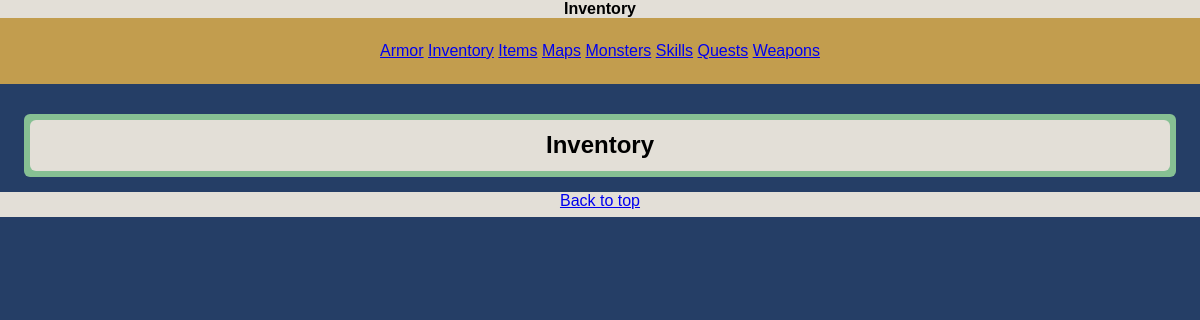
The app's page /inventory.php, older data.
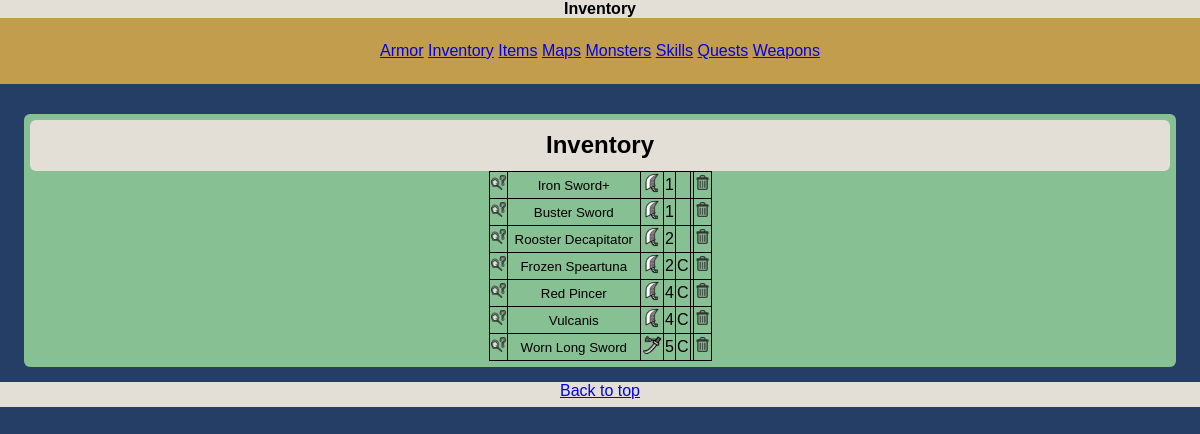
The same page, newer data.
### tables this page shows
CREATE TABLE IF NOT EXISTS `armory` (
  `id` int(5) NOT NULL,
  `weaponTypeId` int(5) NOT NULL,
  `name` varchar(80) NOT NULL,
  `created` int(1) NOT NULL,
  `final` int(1) NOT NULL,
  `rare` int(2) NOT NULL,
  PRIMARY KEY (`id`),
  UNIQUE KEY `id` (`id`),
  UNIQUE KEY `name` (`name`)
);

### assets/modules/inventory/query.php (called while the page is built)
<?php
    $sql = 'SELECT *
            FROM armory';
    $armoryTableResult = mysqli_query($mysqli,$sql) or die(mysqli_error($mysqli) . '; armory table error');
?>

### assets/modules/inventory/table.php (the view)
<table class='data wish'>
    <?php
        while($row=mysqli_fetch_array($armoryTableResult))
        {
            if($row['created']==1){
                $created='C';
            } else {
                $created='';
            }
            if($row['final']==1){
                $final='F';
            } else {
                $final='';
            }
            echo("<tr>")
                ."<td><input type='image' name='searchClick' onclick = 'this.form.submit()' src=assets/resources/ui/search.png height='15' width='15'  value='".$row['name']."'>"
                .'<td><input type="submit" name="weaponPath" value="'.$row['name'].'" class="button" >'
                .'<td><img src=assets/resources/weapons/'.$row['weaponTypeId'].'.png height="20" width="20">'
                .'<td>'.$row['rare']
                .'<td>'.$created
                .'<td>'.$final
                ."<td><input type='image' name='armoryDelete' onclick = 'this.form.submit()' src=assets/resources/ui/delete.png height='15' width='15' value=".$row['id'].">";
        }
    ?>
</table>

### inventory.php (shortened to what this page needs)
<!DOCTYPE html>
<html>
<head>
    <?php require_once('assets/modules/general/header.php'); ?>
</head>
<body>
    <div id='title'>
        Inventory
    </div>
    <div id='navigation'>
    </div>
    <form method=POST name="form">
        <?php
            require_once('assets/modules/general/db_connect.php');
        ?>
        <div id='wrapper'>
            <div id='main'>
                <H2>Inventory</H2>
                <?php
                    require_once('assets/modules/inventory/query.php');
                    require_once('assets/modules/inventory/table.php');
                ?>
            </div>
        </div>
        <div id='footer'>
            <a href='#top'>Back to top</a>
        </div>
    </form>
</body>
</html>

### assets/modules/general/header.php (shortened to what this page needs)
<link rel="stylesheet" href="assets/stylesheets/mobile.css" type="text/css" media="only screen and (max-width: 550px)" />
<link rel="stylesheet" href="assets/stylesheets/main.css" type="text/css" media="only screen and (min-width: 551px)" />

### assets/stylesheets/mobile.css (style rules this page uses)
html, body { margin:0; height:100%; font:1em Verdana, Geneva, sans-serif; background:#253E66; }
th, td { border-bottom: 1px solid black; border-top: 1px solid black; }
h2 { background:#E3DFD7; margin: 0; margin-bottom:1%; font-size:0.5em; }
img { max-width:100%; height: auto; }
.data { border: 1px solid black; border-bottom: 1px solid black; border-top: 1px solid black; width:100% !important; border-collapse: collapse; font-size:100%; }
.button { border:none; background:inherit; font-size:inherit; margin:0; }
#navigation { background:#C29D4E; padding: 2%; text-align: center; font-size: 1.5em; margin-bottom:1.5%; }
#title { background:#E3DFD7; text-align: center; font-weight: bold; }
#aside, #section, #main { text-align: center; background:#86C093; margin-bottom:1.5%; padding-bottom:1.5%; }
#wrapper { min-height:100%; position:relative; margin: 0 auto; overflow:auto; width:100%; }
#footer { width:100%; height:2.5%; position:relative; background:#E3DFD7; bottom:0; left:0; text-align: center; margin-top:1.5%; }

### assets/stylesheets/main.css (style rules this page uses)
html, body { margin:0; height:100%; font:1em Verdana, Geneva, sans-serif; background:#253E66; }
h2 { background:#E3DFD7; border-radius: 6px; padding: 1%; margin:0; }
img { max-width:100%; height: auto; }
.data, th, td { border: 1px solid black; max-width:98%; margin: 0 1%; border-collapse: collapse; margin-left:auto; margin-right:auto; }
.button { border:none; background:#86C093; }
#navigation { background:#C29D4E; padding: 2%; text-align: center; font-size: 1em; margin-bottom:2.5%; }
#title { background:#E3DFD7; text-align: center; font-weight: bold; }
#aside, #section, #main { border-radius: 6px; text-align: center; padding:0.5%; background:#86C093; margin-right:2%; margin-left:2%; }
#wrapper { min-height:100%; position:relative; margin: 0 auto; overflow:auto; width:100%; }
#footer { width:100%; height:25px; position:relative; background:#E3DFD7; bottom:0; left:0; text-align: center; margin-top:15px; }

Row changes from the older to the newer data that the page shows:
added armory: weaponPath "Iron Sword+", rare "1"
added armory: weaponPath "Buster Sword", rare "1"
added armory: weaponPath "Rooster Decapitator", rare "2"
added armory: weaponPath "Frozen Speartuna", rare "2", created "C"
added armory: weaponPath "Red Pincer", rare "4", created "C"
added armory: weaponPath "Vulcanis", rare "4", created "C"
added armory: weaponPath "Worn Long Sword", shows a picture, rare "5", created "C"
